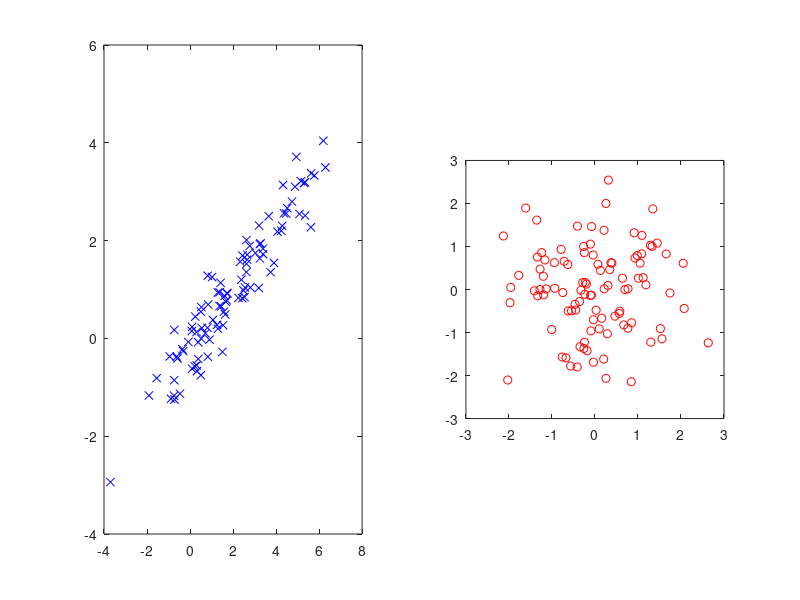
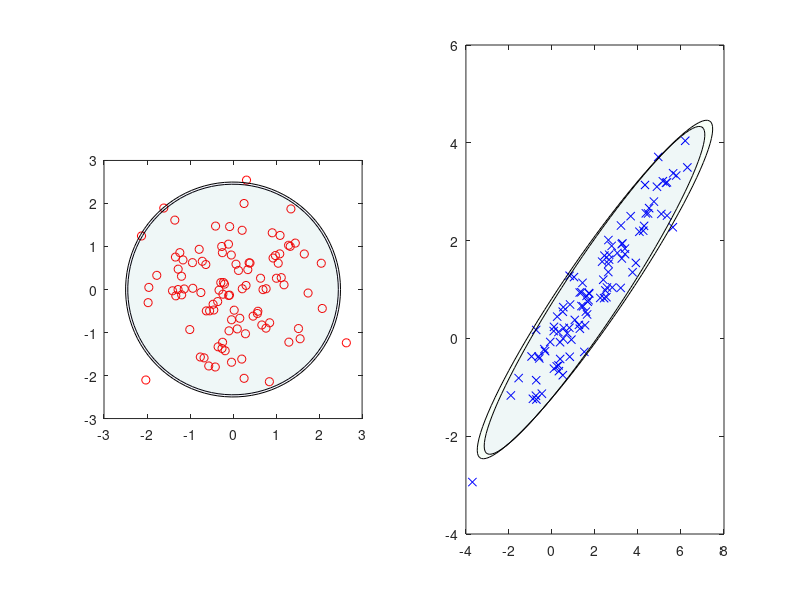

Recreate these plots in MATLAB, in order.
clc
clear
close all

pkg load statistics

mu = [2,1]
sigma = [5,3;3,2]
n = 100

X = mvnrnd(mu,sigma,n)

[n,p] = size(X)
mu_hat=mean(X)
sigma_hat=(X'*X/n-mean(X)'*mean(X))*n/(n-1)

S=sqrtm(sigma)
S_hat=sqrtm(sigma_hat)
Z=((S_hat)\(X-repmat(mu_hat,n,1))')'

figure
subplot(1,2,1)
plot(X(:,1),X(:,2),'xb')
subplot(1,2,2)
plot(Z(:,1),Z(:,2),'or')
axis square

alpha =0.05

F_teor=chi2inv(1-alpha,p)
F_esti=finv(1-alpha,p,n-p)*p*(n-1)/(n-p)

t=linspace(0,2*pi,100)
zz_teor=[sqrt(F_teor)*cos(t)',sqrt(F_teor)*sin(t)']
zz_esti=[sqrt(F_esti)*cos(t)',sqrt(F_esti)*sin(t)']

xx_teor=zz_teor*S+repmat(mu,length(zz_teor),1)
xx_esti=zz_esti*S_hat+repmat(mu_hat,length(zz_esti),1)

figure
subplot(1,2,1)
plot(Z(:,1),Z(:,2),'or')
patch(zz_teor(:,1),zz_teor(:,2),'g','Facealpha',0.03)
patch(zz_esti(:,1),zz_esti(:,2),'b','Facealpha',0.03)
axis square
subplot(1,2,2)
plot(X(:,1),X(:,2),'xb')
patch(xx_teor(:,1),xx_teor(:,2),'g','Facealpha',0.03)
patch(xx_esti(:,1),xx_esti(:,2),'b','Facealpha',0.03)
